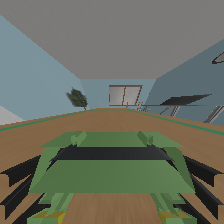
#> input picture Week 7/dataset/image1.jpg, 224 x 224 px, found by its file name; the run also reads 1 picture not shown here
$ jupyter execute Simulasi_Python_dan_OpenCV.ipynb
#> lines starting #> are read from the running program, lines starting #| are printed output that depends on the picture; after the words box and inside, x2 and y2 are one past the last pixel; in counts of white or black regions, pixels touching at a corner belong together
[cell 1]
import cv2
import numpy as np
from sklearn.cluster import KMeans
import matplotlib.pyplot as plt
from google.colab import files
import io
from PIL import Image

[cell 2]
def upload_image():
    # Unggah file gambar menggunakan Google Colab
    uploaded = files.upload()
#> the answer given: image1.jpg
    for filename in uploaded.keys():
        print(f'File {filename} diunggah')
        return filename

def display_original_image(image_path):
    # Menampilkan gambar asli
#> called with image_path = 'image1.jpg'
    img = cv2.imread(image_path)
#> img is the input picture: shape (224, 224, 3); mean B, G, R 96.8, 110.4, 106.7
    plt.imshow(cv2.cvtColor(img, cv2.COLOR_BGR2RGB))
    plt.title('Gambar Asli')
    plt.axis('off')
    plt.show()

# 1. Ekstraksi Garis dengan Hough Transform
def hough_line_detection(image_path):
#> called with image_path = 'image1.jpg'
    img = cv2.imread(image_path)
    gray = cv2.cvtColor(img, cv2.COLOR_BGR2GRAY)
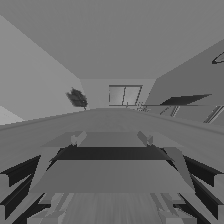
#> gray: shape (224, 224); min 22, max 164, mean 107.7
    edges = cv2.Canny(gray, 50, 150, apertureSize=3)
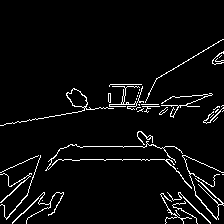
#> edges: shape (224, 224); 4.5% white in thin lines or dots, all inside (x1, y1, x2, y2) = (0, 39, 224, 224)

    lines = cv2.HoughLines(edges, 1, np.pi / 180, 200)
#> lines = None
    if lines is not None:
        for line in lines:
            rho, theta = line[0]
            a = np.cos(theta)
            b = np.sin(theta)
            x0 = a * rho
            y0 = b * rho
            x1 = int(x0 + 1000 * (-b))
            y1 = int(y0 + 1000 * (a))
            x2 = int(x0 - 1000 * (-b))
            y2 = int(y0 - 1000 * (a))
            cv2.line(img, (x1, y1), (x2, y2), (0, 0, 255), 2)

    plt.imshow(cv2.cvtColor(img, cv2.COLOR_BGR2RGB))
    plt.title('Ekstraksi Garis dengan Hough Transform')
    plt.axis('off')
    plt.show()

if __name__ == "__main__":
    print("Silakan Unggah Gambar:")
    image_path = upload_image()
    if image_path:
        display_original_image(image_path)
        hough_line_detection(image_path)

    print("\nAnalisis:")
    print("Program ini mengunggah gambar, menampilkannya, dan mendeteksi garis menggunakan Hough Transform.")
    print("Fungsi upload_image() mengunggah gambar, tetapi hanya mengembalikan nama file pertama yang diunggah.")
    print("Fungsi display_original_image() menampilkan gambar asli, sementara fungsi hough_line_detection() menerapkan Hough Transform")
    print("untuk mendeteksi garis dan menggambar garis tersebut pada gambar. Program ini dapat dikembangkan dengan validasi input,")
    print("penanganan kesalahan, dan fleksibilitas parameter deteksi garis agar lebih robust dalam menghadapi berbagai jenis gambar.")

[cell 3]
def upload_image():
    # Unggah file gambar menggunakan Google Colab
    uploaded = files.upload()
#> the answer given: image10.jpg
    for filename in uploaded.keys():
        print(f'File {filename} diunggah')
        return filename
#> the answer given: image10.jpg

def display_original_image(image_path):
    # Menampilkan gambar asli
    img = cv2.imread(image_path)
    plt.imshow(cv2.cvtColor(img, cv2.COLOR_BGR2RGB))
    plt.title('Gambar Asli')
    plt.axis('off')
    plt.show()

# 2. Template Matching untuk Deteksi Objek
def template_matching(image_path, template_path):
#> called with image_path = 'image10.jpg', template_path = 'image10.jpg'
    img = cv2.imread(image_path)
    template = cv2.imread(template_path)
    h, w = template.shape[:2]
#> h = 224; w = 224

    res = cv2.matchTemplate(img, template, cv2.TM_CCOEFF_NORMED)
#> res = [1]
    threshold = 0.8
    loc = np.where(res >= threshold)
#> loc = ([0], [0])
    for pt in zip(*loc[::-1]):
        cv2.rectangle(img, pt, (pt[0] + w, pt[1] + h), (0, 255, 0), 2)
#> this loop made 1 pass
#> pt on pass 1: (0, 0)
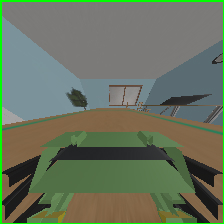
#> img: shape (224, 224, 3); 2.66% of pixels changed, all inside (x1, y1, x2, y2) = (0, 0, 224, 224)

    plt.imshow(cv2.cvtColor(img, cv2.COLOR_BGR2RGB))
    plt.title('Template Matching')
    plt.axis('off')
    plt.show()

if __name__ == "__main__":
    print("Silakan Unggah Gambar:")
    image_path = upload_image()
    if image_path:
        print("Unggah file template")
        template_path = upload_image()
        display_original_image(image_path)
        if template_path:
            template_matching(image_path, template_path)

    print("\nAnalisis:")
    print("Program ini mengunggah gambar dan template untuk melakukan template matching, yang digunakan untuk mendeteksi objek dalam gambar.")
    print("Fungsi upload_image() mengunggah file gambar utama dan template, sementara fungsi display_original_image() menampilkan gambar asli.")
    print("Fungsi template_matching() melakukan pencocokan template dengan gambar, menggambar kotak hijau di sekitar area yang cocok.")
    print("Program ini mengasumsikan bahwa template cocok dengan objek dalam gambar pada tingkat kecocokan (threshold) 0.8 atau lebih.")
    print("Namun, program ini bisa dikembangkan dengan menambahkan pengecekan untuk memastikan template yang diunggah valid serta penanganan kesalahan jika gambar atau template tidak ditemukan.")

[cell 4]
def upload_image():
    # Unggah file gambar menggunakan Google Colab
    uploaded = files.upload()
#> the answer given: image10.jpg
    for filename in uploaded.keys():
        print(f'File {filename} diunggah')
        return filename

# 3. Pembuatan Pyramid Gambar
def image_pyramid(image_path):
#> called with image_path = 'image10.jpg'
    img = cv2.imread(image_path)

    lower_reso1 = cv2.pyrDown(img)
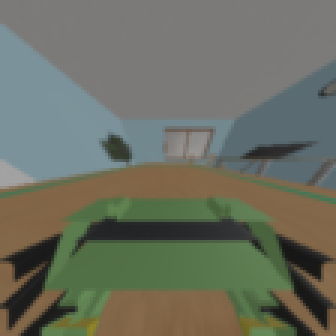
#> lower_reso1: shape (112, 112, 3) (shown 3 times larger); mean B, G, R 96.9, 110.4, 106.7
    lower_reso2 = cv2.pyrDown(lower_reso1)
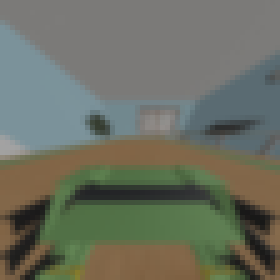
#> lower_reso2: shape (56, 56, 3) (shown 5 times larger); mean B, G, R 97.3, 110.6, 106.9
    higher_reso = cv2.pyrUp(lower_reso2)
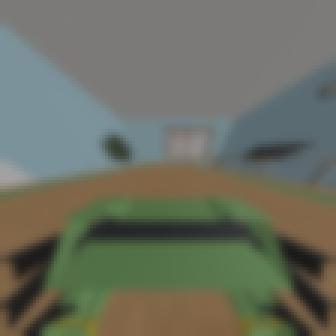
#> higher_reso: shape (112, 112, 3) (shown 3 times larger); mean B, G, R 97, 110.5, 106.8

    plt.figure(figsize=(10, 6))
    plt.subplot(2, 2, 1)
    plt.imshow(cv2.cvtColor(img, cv2.COLOR_BGR2RGB))
    plt.title('Gambar Asli')
    plt.axis('off')

    plt.subplot(2, 2, 2)
    plt.imshow(cv2.cvtColor(lower_reso1, cv2.COLOR_BGR2RGB))
    plt.title('Resolusi Rendah ke-1')
    plt.axis('off')

    plt.subplot(2, 2, 3)
    plt.imshow(cv2.cvtColor(lower_reso2, cv2.COLOR_BGR2RGB))
    plt.title('Resolusi Rendah ke-2')
    plt.axis('off')

    plt.subplot(2, 2, 4)
    plt.imshow(cv2.cvtColor(higher_reso, cv2.COLOR_BGR2RGB))
    plt.title('Resolusi Tinggi')
    plt.axis('off')
    plt.show()
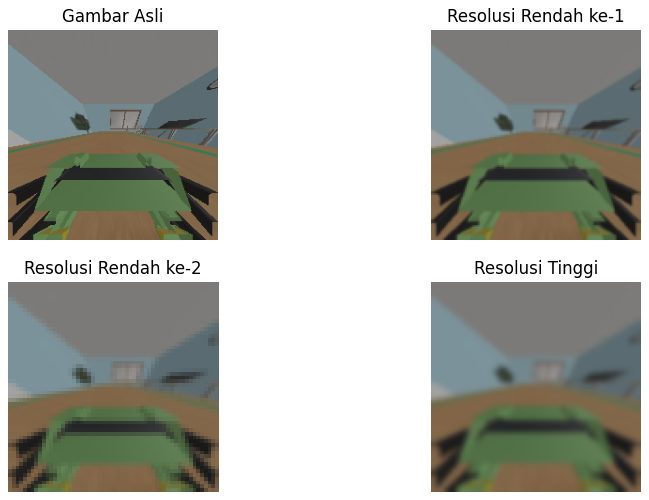
#> figure drawn by matplotlib, 4 panels

if __name__ == "__main__":
    print("Silakan Unggah Gambar:")
    image_path = upload_image()
    if image_path:
        image_pyramid(image_path)

    print("\nAnalisis:")
    print("Program ini mengunggah gambar dan kemudian membuat pyramid gambar untuk menunjukkan berbagai resolusi.")
    print("Fungsi upload_image() digunakan untuk mengunggah gambar utama. Setelah gambar diunggah, fungsi image_pyramid()")
    print("akan membuat beberapa tingkatan resolusi gambar menggunakan teknik pyrDown untuk menurunkan resolusi dan pyrUp")
    print("untuk meningkatkan resolusi kembali. Gambar dengan berbagai resolusi ini ditampilkan dalam bentuk subplot.")
    print("Program ini memberikan gambaran visual bagaimana pyramid gambar bekerja, yang berguna dalam berbagai aplikasi")
    print("seperti deteksi objek pada berbagai skala dan kompresi gambar.")

[cell 5]
def upload_image():
    # Unggah file gambar menggunakan Google Colab
    uploaded = files.upload()
#> the answer given: image10.jpg
    for filename in uploaded.keys():
        print(f'File {filename} diunggah')
        return filename

def display_original_image(image_path):
    # Menampilkan gambar asli
    img = cv2.imread(image_path)
    plt.imshow(cv2.cvtColor(img, cv2.COLOR_BGR2RGB))
    plt.title('Gambar Asli')
    plt.axis('off')
    plt.show()

# 4. Deteksi Lingkaran Menggunakan Hough Transform
def hough_circle_detection(image_path):
#> called with image_path = 'image10.jpg'
    img = cv2.imread(image_path)
    gray = cv2.cvtColor(img, cv2.COLOR_BGR2GRAY)
    gray = cv2.medianBlur(gray, 5)

    circles = cv2.HoughCircles(gray, cv2.HOUGH_GRADIENT, 1, 20, param1=50, param2=30, minRadius=0, maxRadius=0)
#> circles = None
    if circles is not None:
        circles = np.uint16(np.around(circles))
        for i in circles[0, :]:
            cv2.circle(img, (i[0], i[1]), i[2], (0, 255, 0), 2)
            cv2.circle(img, (i[0], i[1]), 2, (0, 0, 255), 3)

    plt.imshow(cv2.cvtColor(img, cv2.COLOR_BGR2RGB))
    plt.title('Hough Circle Transform')
    plt.axis('off')
    plt.show()

if __name__ == "__main__":
    print("Silakan Unggah Gambar:")
    image_path = upload_image()
    if image_path:
        display_original_image(image_path)
        hough_circle_detection(image_path)

    print("\nAnalisis:")
    print("Program ini mengunggah gambar dan kemudian mendeteksi lingkaran menggunakan metode Hough Circle Transform.")
    print("Fungsi `upload_image()` digunakan untuk mengunggah gambar utama. Setelah gambar diunggah, fungsi `hough_circle_detection()`")
    print("akan memproses gambar dalam format grayscale dan kemudian menerapkan filter median untuk mengurangi noise.")
    print("Setelah itu, fungsi `cv2.HoughCircles()` digunakan untuk mendeteksi lingkaran dalam gambar. Hasilnya adalah gambar")
    print("dengan lingkaran yang terdeteksi ditandai dengan warna hijau dan titik tengah lingkaran ditandai dengan warna merah.")
    print("Metode ini berguna dalam aplikasi seperti deteksi objek berbentuk lingkaran, seperti tanda jalan atau objek bulat lainnya.")

[cell 6]
def upload_image():
    # Unggah file gambar menggunakan Google Colab
    uploaded = files.upload()
#> the answer given: image10.jpg
    for filename in uploaded.keys():
        print(f'File {filename} diunggah')
        return filename

def display_original_image(image_path):
    # Menampilkan gambar asli
    img = cv2.imread(image_path)
    plt.imshow(cv2.cvtColor(img, cv2.COLOR_BGR2RGB))
    plt.title('Original Image')
    plt.axis('off')
    plt.show()

# 5. Ekstraksi Warna Dominan pada Gambar
def extract_dominant_color(image_path, k=3):
#> called with image_path = 'image10.jpg', k = 3
    img = cv2.imread(image_path)
    img_rgb = cv2.cvtColor(img, cv2.COLOR_BGR2RGB)
    img_resized = img_rgb.reshape((-1, 3))

    kmeans = KMeans(n_clusters=k)
    kmeans.fit(img_resized)
    colors = kmeans.cluster_centers_

    def plot_colors(colors):
        rect = np.zeros((50, 300, 3), dtype=np.uint8)
        step = 300 // k
        for i, color in enumerate(colors):
            rect[:, i*step:(i+1)*step] = color
        return rect

    color_rect = plot_colors(colors)
    plt.imshow(color_rect)
    plt.axis('off')
    plt.title('Warna Dominan')
    plt.show()
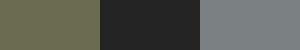
#> shown: shape (50, 300, 3); mean R, G, B 88, 90.7, 81.3

if __name__ == "__main__":
    print("Silakan Unggah Gambar:")
    image_path = upload_image()
    if image_path:
        display_original_image(image_path)
        extract_dominant_color(image_path)

    print("\nAnalisis:")
    print("Program ini mengunggah gambar dan kemudian mengekstrak warna dominan menggunakan metode K-Means Clustering.")
    print("Fungsi `upload_image()` digunakan untuk mengunggah gambar utama. Setelah gambar diunggah, fungsi `extract_dominant_color()`")
    print("akan mengubah gambar menjadi format RGB dan merubahnya menjadi bentuk vektor untuk analisis warna.")
    print("Selanjutnya, metode KMeans digunakan untuk mengelompokkan warna gambar menjadi beberapa kluster, dan warna dominan")
    print("dari setiap kluster akan ditampilkan dalam bentuk rectangle yang menunjukkan warna yang paling sering muncul.")
    print("Program ini sangat berguna untuk aplikasi yang melibatkan analisis warna, seperti pengenalan objek berdasarkan warna.")

[cell 7]
def upload_image():
    # Unggah file gambar menggunakan Google Colab
    uploaded = files.upload()
#> the answer given: image10.jpg
    for filename in uploaded.keys():
        print(f'File {filename} diunggah')
        return filename

def display_original_image(image_path):
    # Menampilkan gambar asli
    img = cv2.imread(image_path)
    plt.imshow(cv2.cvtColor(img, cv2.COLOR_BGR2RGB))
    plt.title('Gambar Asli')
    plt.axis('off')
    plt.show()

# 6. Deteksi Kontur pada Gambar
def contour_detection(image_path):
#> called with image_path = 'image10.jpg'
    img = cv2.imread(image_path)
    gray = cv2.cvtColor(img, cv2.COLOR_BGR2GRAY)

    _, thresh = cv2.threshold(gray, 127, 255, cv2.THRESH_BINARY)
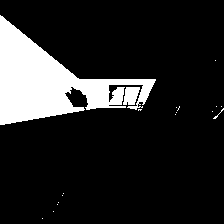
#> thresh: shape (224, 224); 14.5% white; 18 white regions (16 under 20 px)
    contours, _ = cv2.findContours(thresh, cv2.RETR_TREE, cv2.CHAIN_APPROX_SIMPLE)
#> contours = 18 contours, 16 with area under 20; largest, box (x1, y1, x2, y2) and area: (0, 15, 156, 125) 6680, (123, 87, 140, 105) 200

    cv2.drawContours(img, contours, -1, (0, 255, 0), 2)
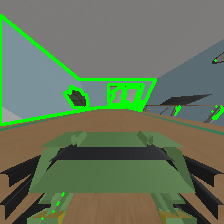
#> img: shape (224, 224, 3); 4.77% of pixels changed, all inside (x1, y1, x2, y2) = (0, 14, 224, 220)

    plt.imshow(cv2.cvtColor(img, cv2.COLOR_BGR2RGB))
    plt.title('Deteksi Kontur')
    plt.axis('off')
    plt.show()

if __name__ == "__main__":
    print("Silakan Unggah Gambar:")
    image_path = upload_image()
    if image_path:
        display_original_image(image_path)
        contour_detection(image_path)

    print("\nAnalisis:")
    print("Program ini mengunggah gambar dan kemudian melakukan deteksi kontur pada gambar tersebut.")
    print("Fungsi `upload_image()` digunakan untuk mengunggah gambar utama. Setelah gambar diunggah, fungsi `contour_detection()`")
    print("akan mengubah gambar menjadi grayscale, kemudian menggunakan thresholding untuk mendeteksi area yang kontras.")
    print("Setelah itu, kontur-kontur yang terdeteksi digambar pada gambar asli dengan warna hijau.")
    print("Kontur dapat membantu dalam aplikasi seperti pengenalan bentuk, segmentasi objek, dan analisis citra.")
